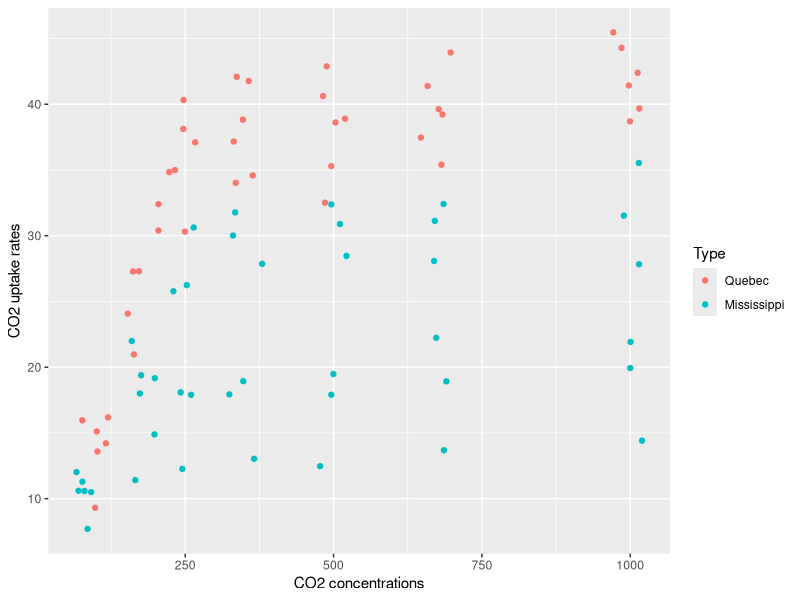
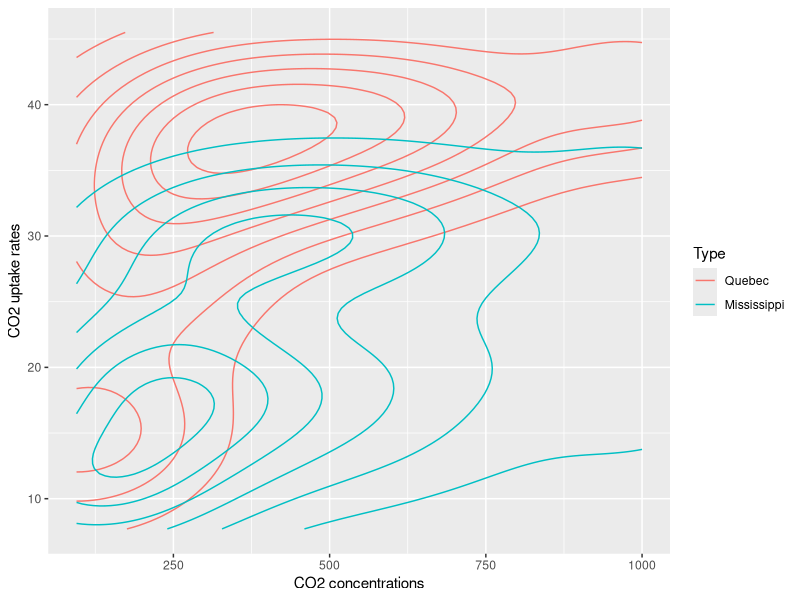
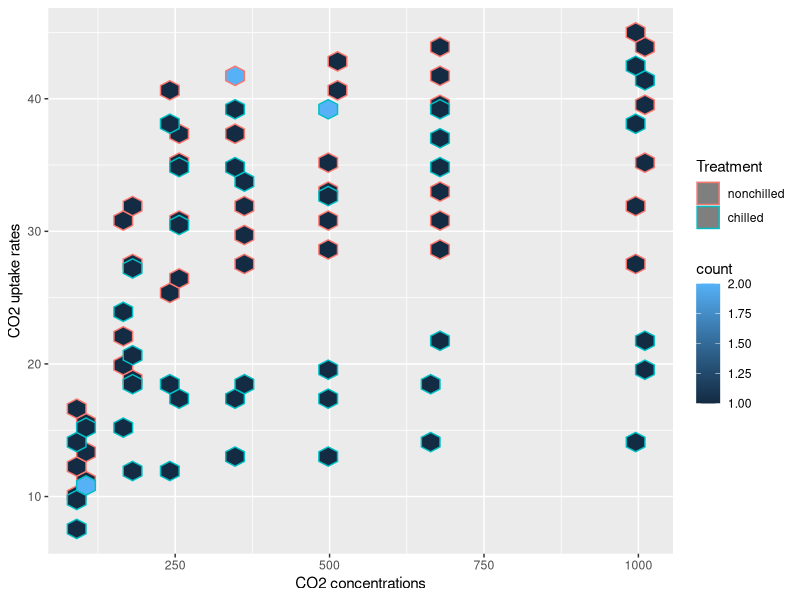
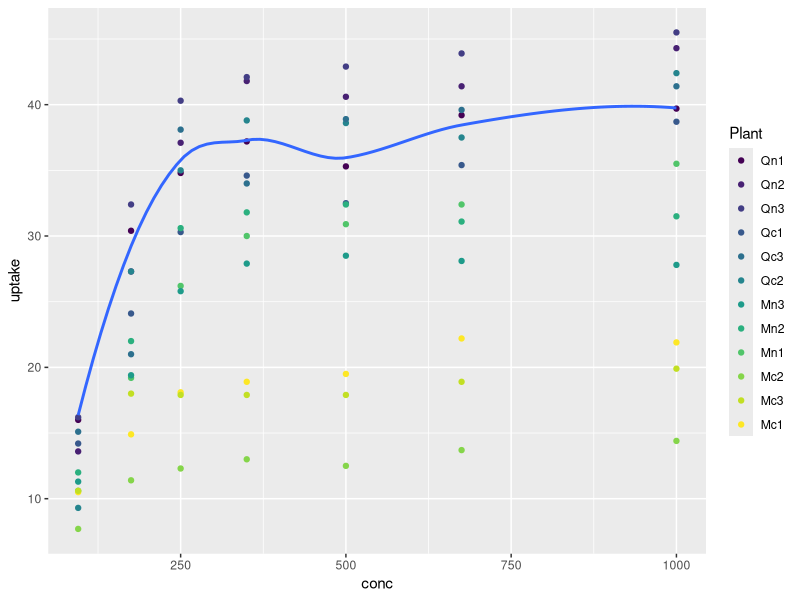
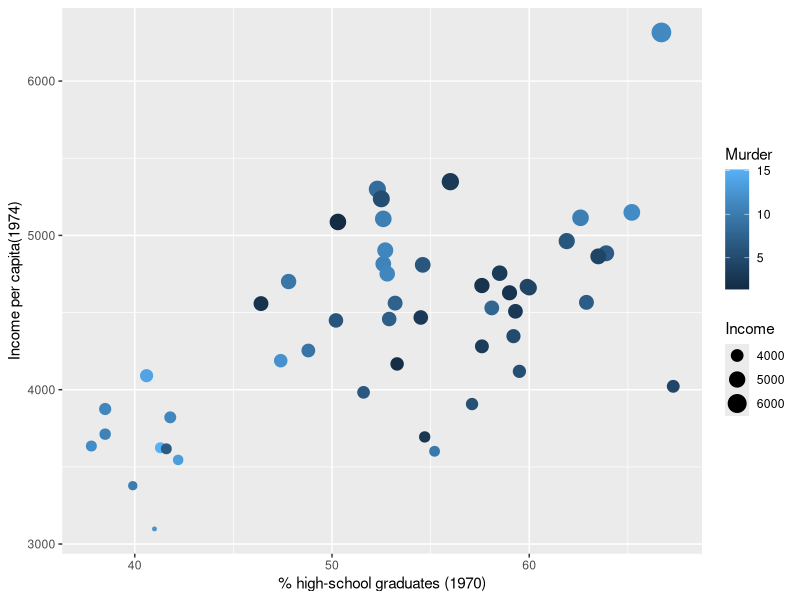
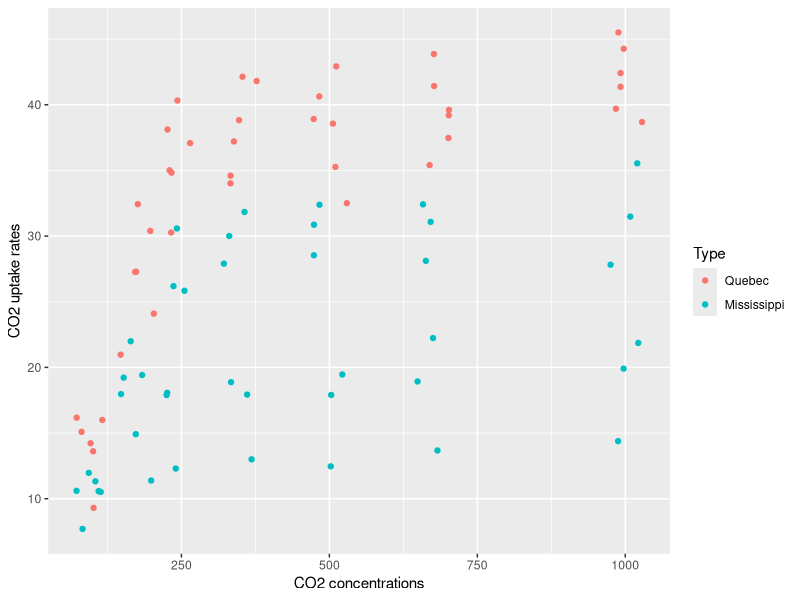
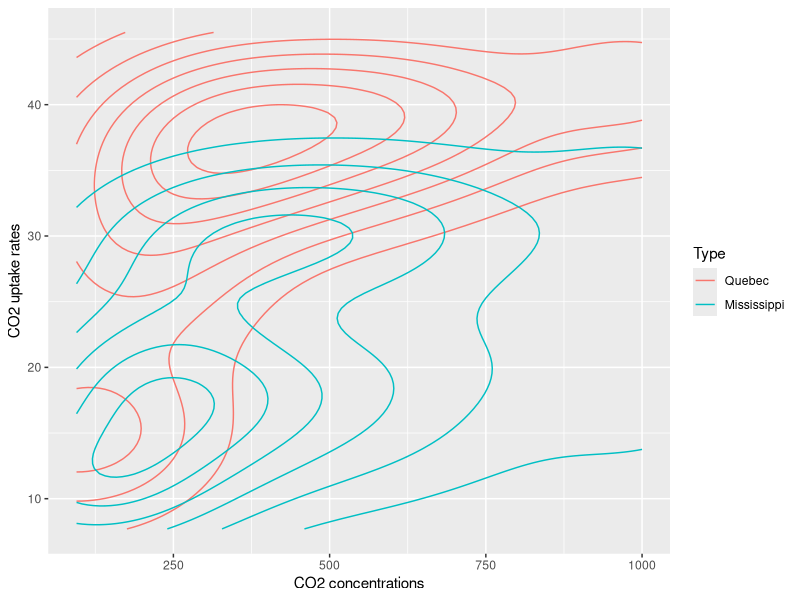

Reproduce these figures in R, in order.

# using ggploy2 for data visualization

# CO2 built-in dataset
# CO2 concentration vs uptake rates, with jitter plot
# Type levels: Quebec and Mississippi
require(ggplot2)
options(repr.plot.widht=6, repr.plot.height=4) # sets graph's size
colnames(CO2)

ggplot(data = CO2) + 
  geom_jitter(mapping = aes(x = conc, y = uptake, color=Type))+
    labs(x='CO2 concentrations', y='CO2 uptake rates')
ggsave("CO2_concentr_uptake_forType_jitter.png")

#---------------------------------------------------

# CO2 concentration vs uptake rates, with density_2d plot
# Type levels

ggplot(data = CO2) + 
  geom_density_2d(mapping = aes(x = conc, y = uptake, color=Type))+
    labs(x='CO2 concentrations', y='CO2 uptake rates')
ggsave("CO2_concentr_uptake_forType_density2d.png")  
  
#---------------------------------------------------

# CO2 concentration vs uptake rates, with density_2d plot
#Treatment: a factor with levels: nonchilled, chilled

ggplot(data = CO2) + 
  geom_hex(mapping = aes(x = conc, y = uptake, color=Treatment))+
    labs(x='CO2 concentrations', y='CO2 uptake rates')

#----------------------------------------------------

# CO2 concentration vs uptake rates, with density_2d plot
# Plant factor
ggplot(data = CO2, mapping = aes(x = conc, y = uptake)) + 
  geom_point(mapping=aes(color=Plant)) +
  geom_smooth(data=dplyr::filter(CO2, Plant == "Qn1"), se = FALSE)
# filtering for a specific plant (Qn1)

#----------------------------------------------------

# 'state.x77' dataset - US all states data as of 1977
# set plot's size:
library(repr)
options(repr.plot.widht=3, repr.plot.height=4)
# putting dataset in a data.frame:
state.x77.df <- data.frame(state.x77)
# dealing with empty spaces in some columns:
names(state.x77.df) <- c('Population', 'Income', 'Illiteracy', 'LifeExp','Murder', 'HSGrad', 'Frost', 'Area')
attach(state.x77.df)
ggplot(data=state.x77.df, mapping=aes(x=HSGrad, y=Income, size=Income,color=Murder))+
    geom_point()+
      labs(x='% high-school graduates (1970)',
           y='Income per capita(1974)')

#---------------------------------------------------

